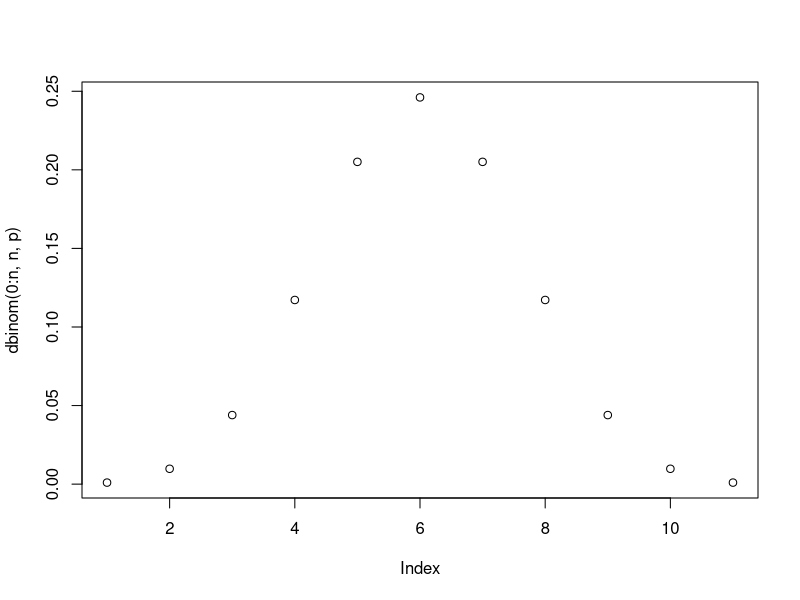
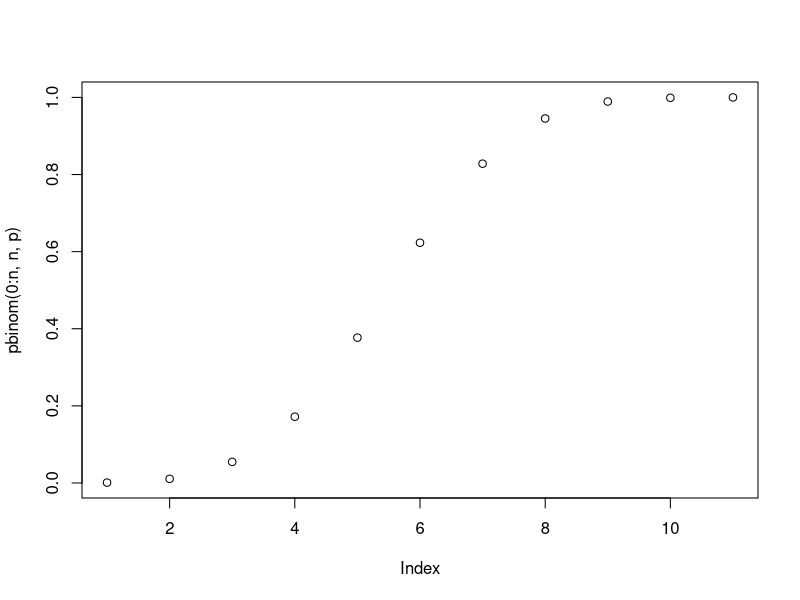

Recreate these plots in R, in order. (Note: this script raises an error after producing the figures.)
## ---- chunk 1
bnp <- function(n, p, limit=TRUE) {

k=c(1:n)
bknp <- data.frame(k, 
                   P=round(pbinom(k, n, p), digits = 5)) 
if (limit) 
  bknp <-filter(bknp, P >= 0.0001 & P<= 0.9999)

plot(dbinom(0:n,n,p))
plot(pbinom(0:n,n,p))
bknp
}

bnp(10,0.50, F)
bnp(600, 0.10)
## ---- chunk 2
p=1/6
pdelta = 1/18
n=600

n6_obs <- vector()
rounds = 100

for (r in c(1:rounds)) {

stichprobe <- data.frame(wurf=c(1:n), 
                wuerfelzahl=sample(1:6, n, replace = T, prob = c(p-pdelta,p,p,p,p,p+pdelta)))
count6 <- filter(stichprobe, wuerfelzahl == 6)


alle_wuerfe <- stichprobe %>% 
  group_by(wuerfelzahl) %>% 
  summarise(wuerfe=n(), P=wuerfe/n) %>% 
  ungroup()


alle_wuerfe
n6 = as.numeric(alle_wuerfe[6,2])
n6_obs <- append(n6_obs, n6)
p6 = as.numeric(alle_wuerfe[6,3])
}

n6_obs
beta = length(n6_obs[n6_obs<115]) / length(n6_obs) 
beta

bnp(n, p)
